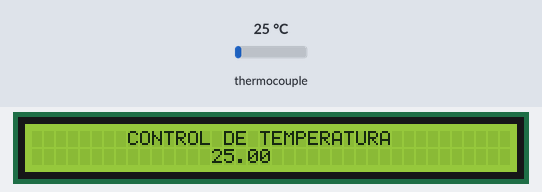
Bench run of a sketch on a simulated Arduino Uno, built with avr-gcc and run on an emulated ATmega328P. On the bench: 40×2 character LCD. The test bench sets the inputs (shaded band); at power-on: thermocouple 25 °C. What the sketch prints to the serial monitor is not drawn.

Above: at 5.4 s.
5.5 s: thermocouple set to 6 °C
At 6.6 s:
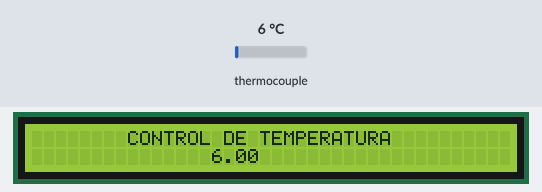
7.7 s: thermocouple set to 75 °C
At 8.7 s:
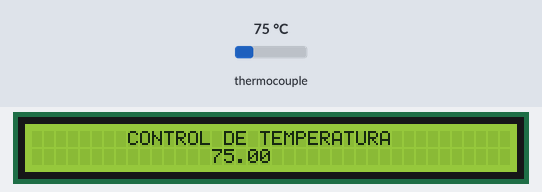
9.7 s: thermocouple set to 150 °C
At 10.9 s:
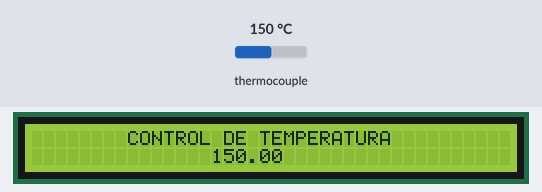
Timing chart, 0 to 12.7 s (numbered marks = the images above; inputs shaded):
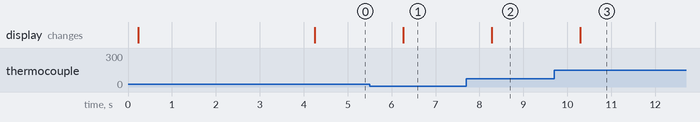

Measured:
- after the input at 5.5 s, the display: changes after 0.76 s (image 1)
- after the input at 7.7 s, the display: changes after 0.58 s (image 2)
- after the input at 9.7 s, the display: changes after 0.60 s (image 3)

The sketch:

termocupla_lcd.ino
```cpp
// (licence header left out)
/**
   SKETCH PARA MEDIR TEMPERATURA CON TERMOPAR Y MAX6675. MUESTRA EL RESULTADO
   DE LA MEDICION EN EL MONITOR SERIAL DE ARDUINO Y ADEMÁS LO DESPLIEGA EN UNA
   PANTALLA LCD DE 16X2.

   ESTE EJEMPLO USA LA LIBRERIA PARA EL MAX6675 DE ADAFRUIT.
*/
#include "LiquidCrystal.h"
#include "max6675.h"

// CONFIGURACION DE LOS PINES UTILIZADOS PARA LA COMUNICACIÓN CON EL MAX6675
#define CONFIG_TCGND_PIN      8   // ALIMENTACION GND
#define CONFIG_TCVCC_PIN      9   // ALIMENTACION VCC
#define CONFIG_TCSCK_PIN      10  // SPI SCK
#define CONFIG_TCCS_PIN       11  // SPI CS
#define CONFIG_TCDO_PIN       12  // SPI MISO

// CONSTRUCTOR PARA LA PANTALLA LCD 16X2
// AQUI SE CONFIGURAN LOS PINES PARA LA COMUNICACION CON LA PANTALLA
LiquidCrystal lcd(7 ,6 ,5 ,4 ,3 ,2 );// (rs, enable, d4, d5, d6, d7)
// OBJETO UTILIZADO PARA LA COMUNICACION CON EL MAX6675
MAX6675 thermocouple(CONFIG_TCSCK_PIN, CONFIG_TCCS_PIN, CONFIG_TCDO_PIN);

void setup() {
  // PREPARAR LA INTERFAZ SERIAL
  Serial.begin(9600);

  // IMPRIMR MENSAJE INICIAL A LA TERMINAL
  Serial.println(F("----------------------------------------------------"));
  Serial.println(F("      LA PEOR MISERIA ES CAER EN LA MODORRA DE       "));
  Serial.println(F("           NO HACER NADA PARA SALIR DE ELLA               "));
  Serial.println(F("----------------------------------------------------"));

  // USAR PINES DE ARDUINO PARA ALIMENTAR EL MODULO MAX6675
  pinMode(CONFIG_TCVCC_PIN, OUTPUT); digitalWrite(CONFIG_TCVCC_PIN, HIGH);
  pinMode(CONFIG_TCGND_PIN, OUTPUT); digitalWrite(CONFIG_TCGND_PIN, LOW);

  // INDICAMOS QUE TENEMOS CONECTADA UNA PANTALLA DE 16X2
  // IMPRIMIR MENSAJE INICIAL EN PANTALLA
  lcd.begin(40, 2);
  lcd.clear();
  lcd.print(F("            TERMOPAR ARDUINO"));
  lcd.setCursor(4, 1 );
  lcd.print(F("   PRACTICA PROFESIONALIZANTE"));

  // ESPERAR UN SEGUNDO
  delay(4000);
}

void loop() {
  // LEER EL TERMOPAR Y ALMACENAR EL VALOR EN UNA VARIABLE
  double t = thermocouple.readCelsius();

  // PRIMERO LIMPIAMOS LA PANTALLA Y LUEGO IMPRIMIMOS LA TEMPERATURA
  lcd.clear();
  lcd.print(F("        CONTROL DE TEMPERATURA"));
  lcd.setCursor( 15, 1 );
  lcd.print(t);

  // IMPRIMIR LA TEMPERATURA EN LA TERMINAL SERIAL
  Serial.print("C = ");
  Serial.println(t);

  // ESPERAR UN SEGUNDO ENTRE LAS LECTURAS
  delay(1000);
  }
```
